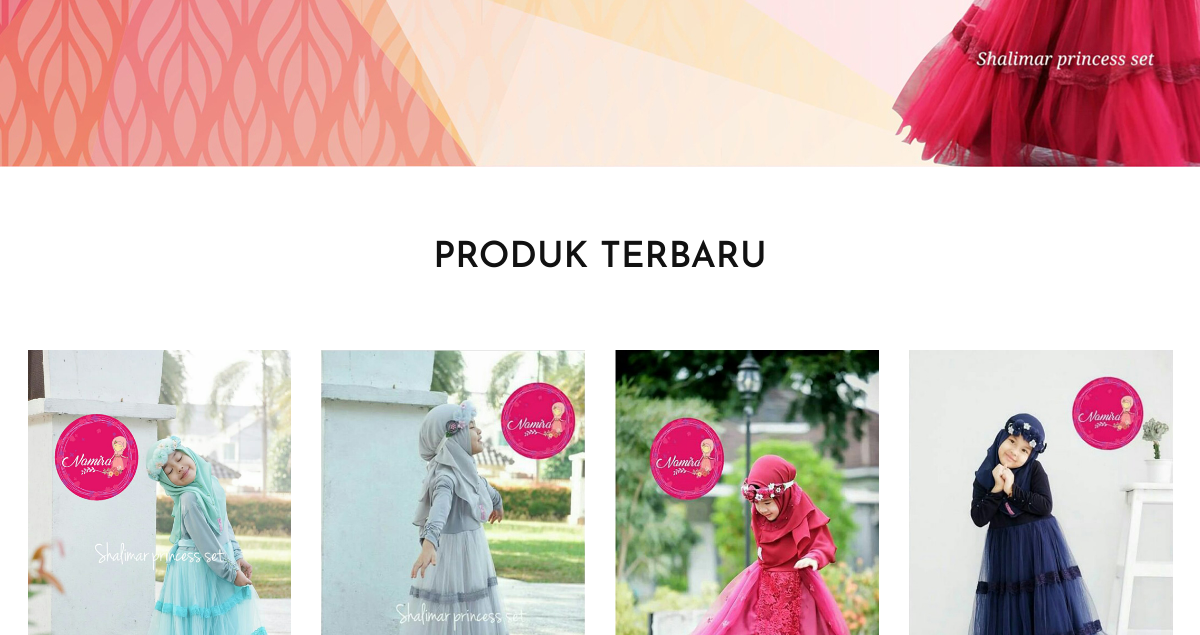
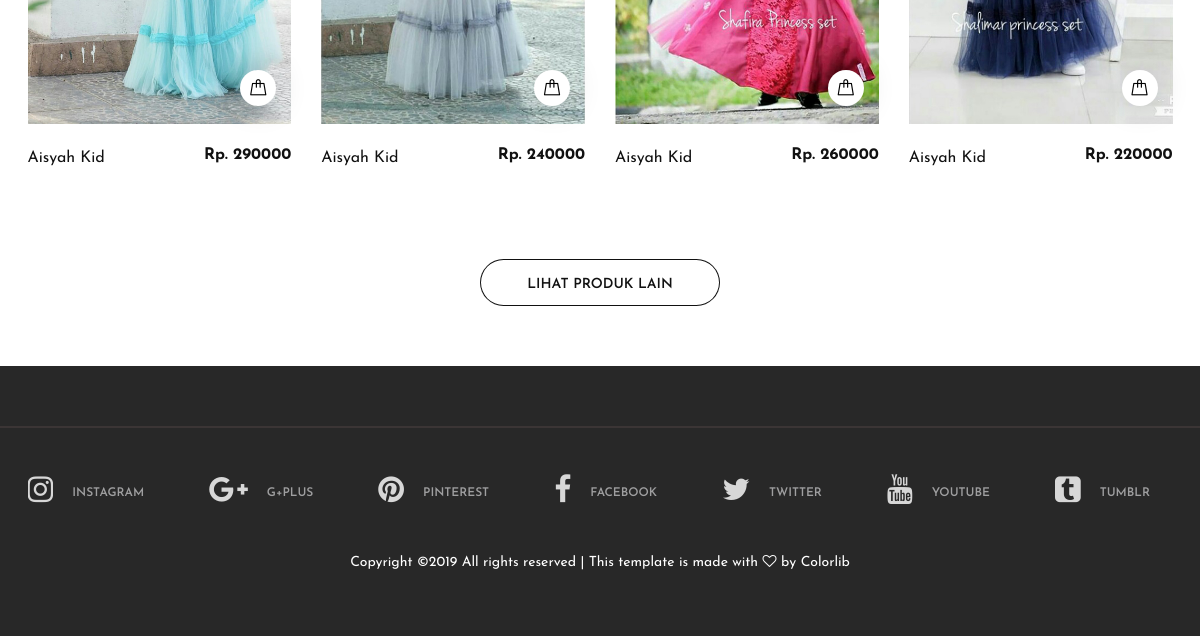
Before: / (lower part) with the older database file (2 pictures, top to bottom).
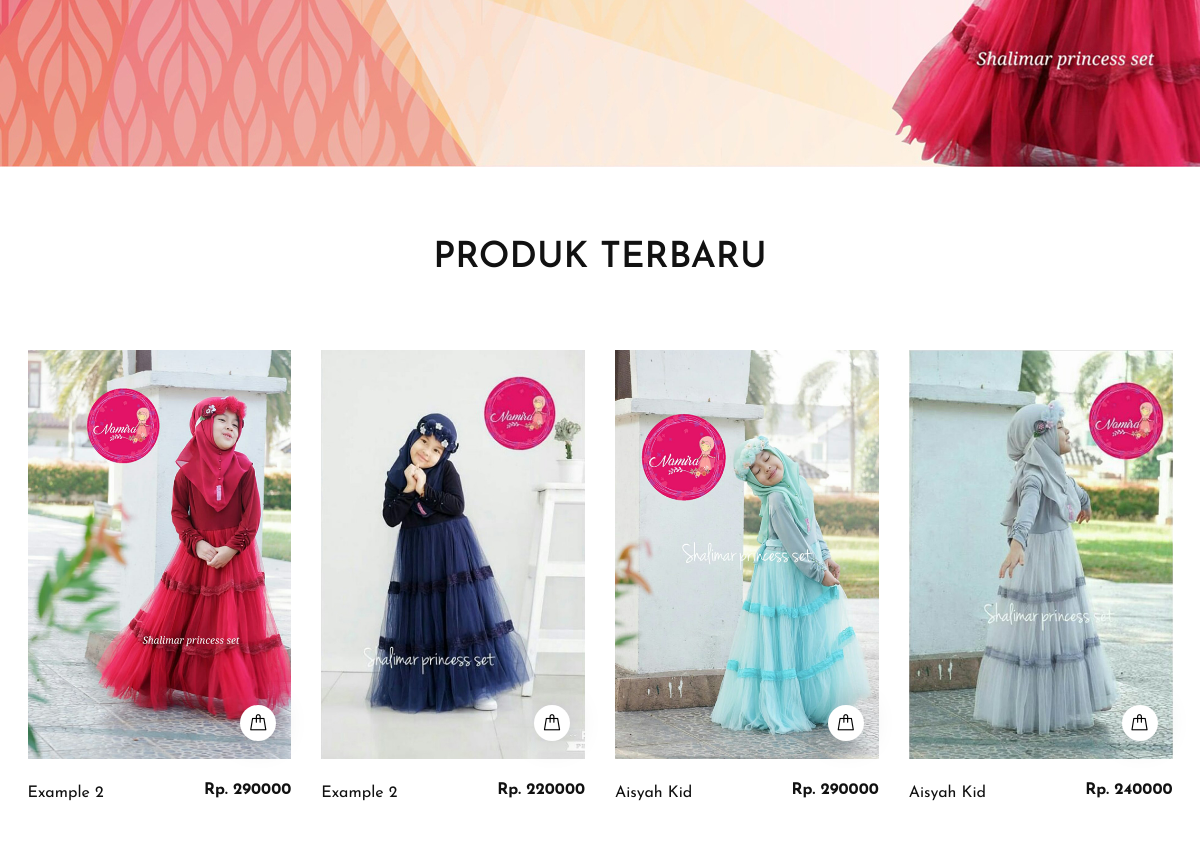
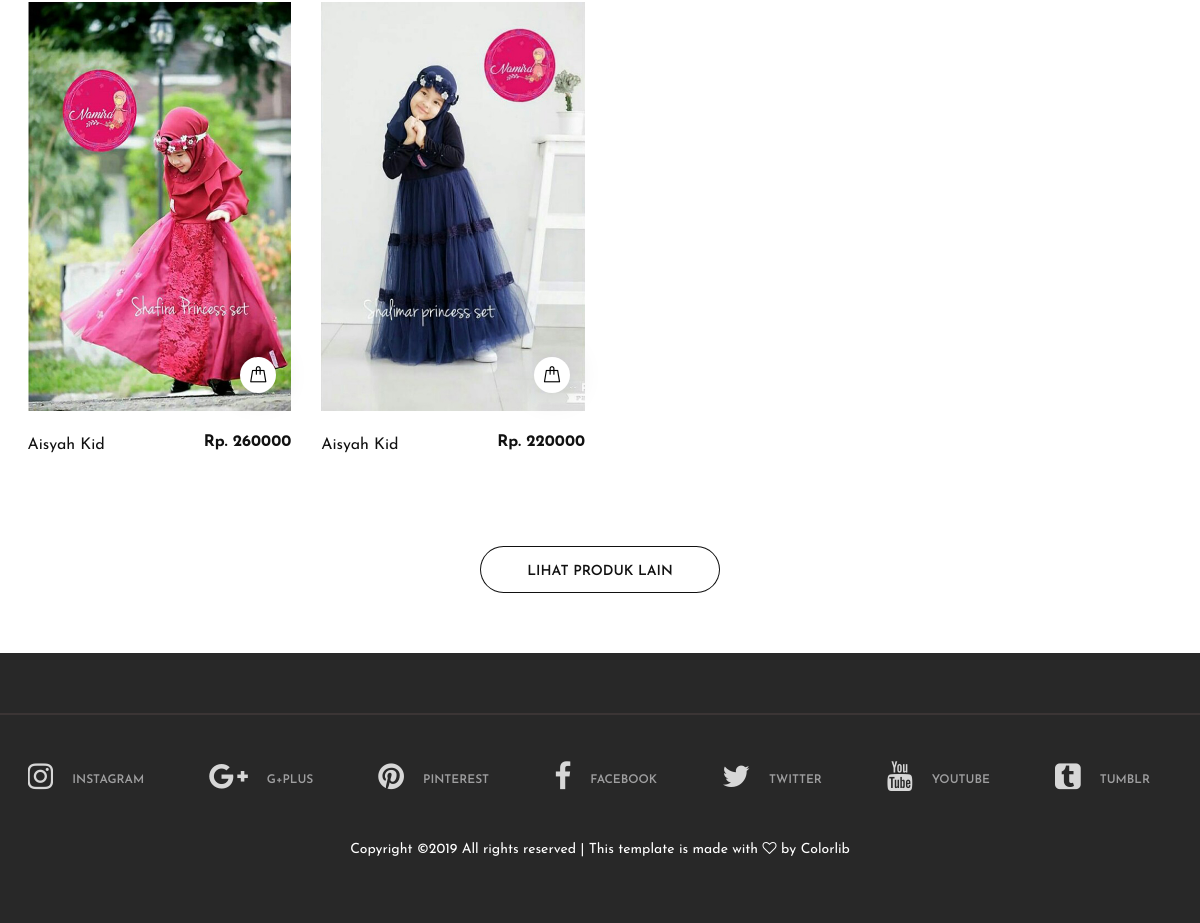
After: the same page with the newer database file (2 pictures, top to bottom).
### tables this page shows
CREATE TABLE `tb_stok` (
  `id_stok` int(7) NOT NULL,
  `id_produk` int(7) NOT NULL,
  `id_ukuran` int(7) NOT NULL,
  `id_warna` int(7) NOT NULL,
  `foto` varchar(100) NOT NULL,
  `jumlah_stok` int(7) NOT NULL
);

CREATE TABLE `tb_ukuran` (
  `id_ukuran` int(5) NOT NULL,
  `nama_ukuran` varchar(50) NOT NULL,
  `harga` varchar(100) NOT NULL
);

CREATE TABLE `tb_produk` (
  `id_produk` int(7) NOT NULL,
  `nama_produk` varchar(100) NOT NULL,
  `ukuran` int(5) NOT NULL,
  `warna` varchar(100) NOT NULL,
  `foto` varchar(100) NOT NULL,
  `stok` int(8) NOT NULL
);

### application/controllers/Home.php (called while the page is built, shortened)
<?php
class Home extends CI_Controller {
    public function __construct()
    {
        $this->load->helper('url', 'form');
        $this->load->model('mdl_user_produk');
        $this->load->library('form_validation');
        $this->load->database();
    }
	public function index()
	{
        $paket['array'] = $this->mdl_user_produk->ambildata_produk();
		$this->load->view('front/index',$paket);
	}
}

### index.php (called while the page is built, shortened)
<?php
require_once BASEPATH.'core/CodeIgniter.php';

### application/models/Mdl_user_produk.php (called while the page is built, shortened)
<?php
class Mdl_user_produk extends CI_Model
{
	public function ambildata_produk()
	{
		$query = $this->db->query("SELECT * FROM tb_stok ORDER BY id_stok DESC LIMIT 8");
		return $query->result_array();
	}
}

### application/views/front/index.php (the view, shortened to what this page needs)
<section class="hero-section">
	<div class="hero-slider owl-carousel">
		<div class="hs-item set-bg" data-setbg=" <?php echo base_url('assets_front/img/bg.jpg') ?>">
		</div>
	</div>
</section>
<section class="top-letest-product-section">
	<div class="container">
		<div class="section-title">
			<h2>PRODUK TERBARU</h2>
		</div>
		<div class="row">
   		<?php
   		foreach ($array as $key) { ?>
			<div class="col-lg-3 col-sm-6">
				<div class="product-item">
					<div class="pi-pic">
						<img src="<?php echo base_url('upload/produk/'.$key['foto']) ?>" alt="">
						<div class="pi-links">
							<a href="<?php echo base_url('Home/detail/'.$key['id_stok']) ?>" class="add-card"><i class="flaticon-bag"></i><span>ADD TO CART</span></a>
						</div>
					</div>
					<div class="pi-text">
						<h6><?php
						$ukuran=$key['id_ukuran'];
				            $query_cekUkuran=$this->db->query("SELECT * FROM tb_ukuran where id_ukuran=$ukuran;");
				            foreach ($query_cekUkuran->result() as $keyUkuran) {
				            	echo "Rp. ".$keyUkuran->harga;
				            }
						 ?></h6>
						<p>
							<?php
							$bahan_produk=$key['id_produk'];
							$query_cekProduk=$this->db->query("SELECT * FROM tb_produk where id_produk=$bahan_produk;");
				            foreach ($query_cekProduk->result() as $keyProduk) {
				            	echo $keyProduk->nama_produk;
				            }
						?> </p>
					</div>
				</div>
			</div>
		<?php } ?>
		</div>
		<div class="text-center pt-5">
			<a href="<?php echo base_url('Home/produk/'); ?>"><button class="site-btn sb-line sb-dark">LIHAT PRODUK LAIN</button></a>
		</div>
	</div>
</section>

Changed rows visible on the page:
added tb_stok: foto (picture)
now on this page (row unchanged): tb_ukuran: harga "290000"
now on this page (row unchanged): tb_produk: nama_produk "Example 2"
added tb_stok: foto (picture)
now on this page (row unchanged): tb_ukuran: harga "220000"
